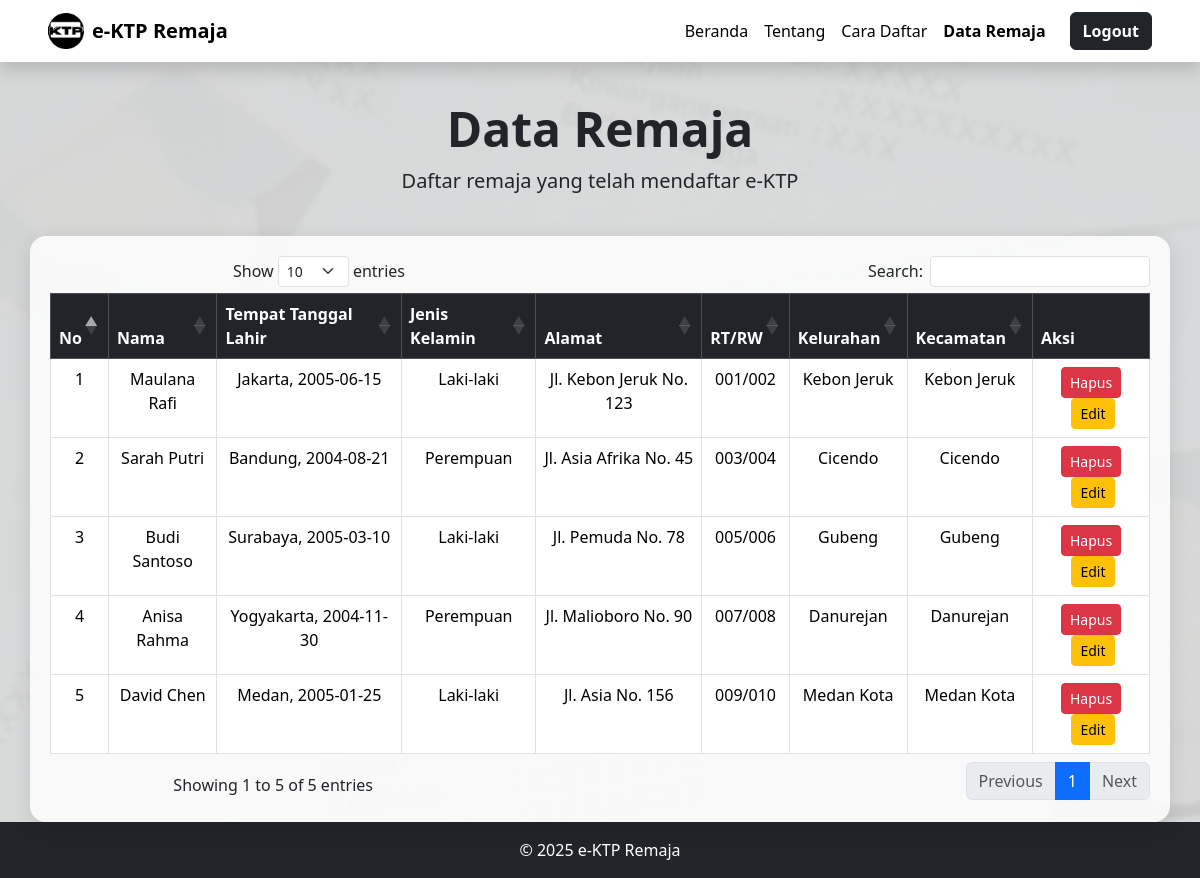
Page /data_remaja.php (signed in) on the committed database.
### tables this page shows
CREATE TABLE `daftar` (
  `id_daftar` int(11) NOT NULL,
  `id_user` int(11) NOT NULL,
  `nama_lengkap` varchar(100) NOT NULL,
  `tempat_lahir` varchar(50) NOT NULL,
  `tanggal_lahir` date NOT NULL,
  `jenis_kelamin` enum('Laki-laki','Perempuan') NOT NULL,
  `alamat` text NOT NULL,
  `rt_rw` varchar(10) NOT NULL,
  `kelurahan` varchar(50) NOT NULL,
  `kecamatan` varchar(50) NOT NULL,
  `agama` varchar(30) NOT NULL,
  `status_perkawinan` varchar(30) NOT NULL,
  `pekerjaan` varchar(50) DEFAULT NULL,
  `kewarganegaraan` varchar(30) NOT NULL,
  `foto_ktp` varchar(100) DEFAULT NULL,
  `tanggal_pendaftaran` timestamp NOT NULL DEFAULT current_timestamp()
);

### data_remaja.php (the view, shortened to what this page needs)
<?php
include 'koneksi.php';
$query = mysqli_query($conn, "SELECT * FROM daftar");
?>
<!DOCTYPE html>
<html lang="id">
<head>
  <link href="https://cdn.jsdelivr.net/npm/bootstrap@5.3.3/dist/css/bootstrap.min.css" rel="stylesheet" />
<link rel="stylesheet" href="https://cdn.datatables.net/1.13.7/css/dataTables.bootstrap5.min.css"/>
</head>
<body>
<nav class="navbar navbar-expand-lg navbar-light bg-white fixed-top shadow">
      <div class="container-fluid px-5">
      <a class="navbar-brand fw-bold d-flex align-items-center text-black" href="index.php">
        <img src="img/ktp.png" alt="Logo KTP" width="36" height="36" class="me-2">
        e-KTP Remaja
      </a>
      <div class="collapse navbar-collapse" id="navbarNav">
        <ul class="navbar-nav ms-auto align-items-center">
        <li class="nav-item"><a class="nav-link text-black" href="index.php">Beranda</a></li>
        <li class="nav-item"><a class="nav-link text-black" href="tentang.php">Tentang</a></li>
        <li class="nav-item"><a class="nav-link text-black" href="cara_daftar.php">Cara Daftar</a></li>
        <li class="nav-item"><a class="nav-link active fw-bold text-black" href="data_remaja.php">Data Remaja</a></li>
        <li class="nav-item">
          <a class="btn btn-dark text-white ms-3 fw-bold" href="logout.php">Logout</a>
            </li>
          </ul>
        </div>
      </div>
    </nav>
<section class="text-center min-vh-100 d-flex flex-column align-items-center justify-content-start"
  style="background-image: url('img/ktp-hm.png'); background-repeat: no-repeat; background-size: cover; background-position: center; padding-top: 100px;">
  <div class="mb-4">
    <h1 class="fw-bold display-5">Data Remaja</h1>
    <p class="lead">Daftar remaja yang telah mendaftar e-KTP</p>
  </div>
  <div class="container table-wrapper">
    <div class="table-responsive">
      <table id="tabelRemaja" class="table table-bordered">
        <thead class="table-dark">
          <tr>
            <th>No</th>
            <th>Nama</th>
            <th>Tempat Tanggal Lahir</th>
            <th>Jenis Kelamin</th>
            <th>Alamat</th>
            <th>RT/RW</th>
            <th>Kelurahan</th>
            <th>Kecamatan</th>
            <th>Aksi</th>
          </tr>
        </thead>
        <tbody>
          <?php
          $no = 1;
          while ($row = mysqli_fetch_assoc($query)) {
          ?>
          <tr>
            <td><?= $no++ ?></td>
            <td><?= htmlspecialchars($row['nama_lengkap']) ?></td>
            <td><?= htmlspecialchars($row['tempat_lahir']) . ", " . htmlspecialchars($row['tanggal_lahir']) ?></td>
            <td><?= htmlspecialchars($row['jenis_kelamin']) ?></td>
            <td><?= htmlspecialchars($row['alamat']) ?></td>
            <td><?= htmlspecialchars($row['rt_rw']) ?></td>
            <td><?= htmlspecialchars($row['kelurahan']) ?></td>
            <td><?= htmlspecialchars($row['kecamatan']) ?></td>
            <td class="text-center">
    <?php if (isset($_SESSION['role']) && $_SESSION['role'] === 'admin'): ?>
        <a href="hapus.php?hapus=<?= $row['id_user'] ?>" class="btn btn-danger btn-sm"
           onclick="return confirm('Apakah Anda yakin ingin menghapus data ini?')">Hapus</a>
        <button type="button" class="btn btn-warning btn-sm ms-1"
            onclick="showProfilModal(
                '<?= $row['id_daftar'] ?>',
                '<?= htmlspecialchars($row['nama_lengkap'], ENT_QUOTES) ?>',
                '<?= htmlspecialchars($row['tempat_lahir'], ENT_QUOTES) ?>',
                '<?= $row['tanggal_lahir'] ?>',
                '<?= $row['jenis_kelamin'] ?>',
                '<?= htmlspecialchars($row['alamat'], ENT_QUOTES) ?>',
                '<?= htmlspecialchars($row['rt_rw'], ENT_QUOTES) ?>',
                '<?= htmlspecialchars($row['kelurahan'], ENT_QUOTES) ?>',
                '<?= htmlspecialchars($row['kecamatan'], ENT_QUOTES) ?>',
                '<?= htmlspecialchars($row['agama'], ENT_QUOTES) ?>',
                '<?= htmlspecialchars($row['status_perkawinan'], ENT_QUOTES) ?>',
                '<?= htmlspecialchars($row['pekerjaan'], ENT_QUOTES) ?>',
                '<?= htmlspecialchars($row['kewarganegaraan'], ENT_QUOTES) ?>'
            )"
            data-bs-toggle="modal" data-bs-target="#editProfilModal">
            Edit
        </button>
    <?php endif; ?>
</td>
          </tr>
          <?php } ?>
        </tbody>
      </table>
    </div>
  </div>
</section>
<footer class="text-white text-center py-3 bg-dark">
  <p class="mb-0">&copy; 2025 e-KTP Remaja</p>
</footer>
</body>
</html>

### data_remaja.php (style rules this page uses)
.table-wrapper { background: rgba(255, 255, 255, 0.85); border-radius: 16px; padding: 20px; box-shadow: 0 4px 20px rgba(0,0,0,0.1); }

### rows in the picture
daftar: nama_lengkap "Maulana Rafi", tempat_lahir "Jakarta", tanggal_lahir "2005-06-15", jenis_kelamin "Laki-laki", alamat "Jl. Kebon Jeruk No. 123", rt_rw "001/002", kelurahan "Kebon Jeruk", kecamatan "Kebon Jeruk"
daftar: nama_lengkap "Sarah Putri", tempat_lahir "Bandung", tanggal_lahir "2004-08-21", jenis_kelamin "Perempuan", alamat "Jl. Asia Afrika No. 45", rt_rw "003/004", kelurahan "Cicendo", kecamatan "Cicendo"
daftar: nama_lengkap "Budi Santoso", tempat_lahir "Surabaya", tanggal_lahir "2005-03-10", jenis_kelamin "Laki-laki", alamat "Jl. Pemuda No. 78", rt_rw "005/006", kelurahan "Gubeng", kecamatan "Gubeng"
daftar: nama_lengkap "Anisa Rahma", tempat_lahir "Yogyakarta", tanggal_lahir "2004-11-30", jenis_kelamin "Perempuan", alamat "Jl. Malioboro No. 90", rt_rw "007/008", kelurahan "Danurejan", kecamatan "Danurejan"
daftar: nama_lengkap "David Chen", tempat_lahir "Medan", tanggal_lahir "2005-01-25", jenis_kelamin "Laki-laki", alamat "Jl. Asia No. 156", rt_rw "009/010", kelurahan "Medan Kota", kecamatan "Medan Kota"
